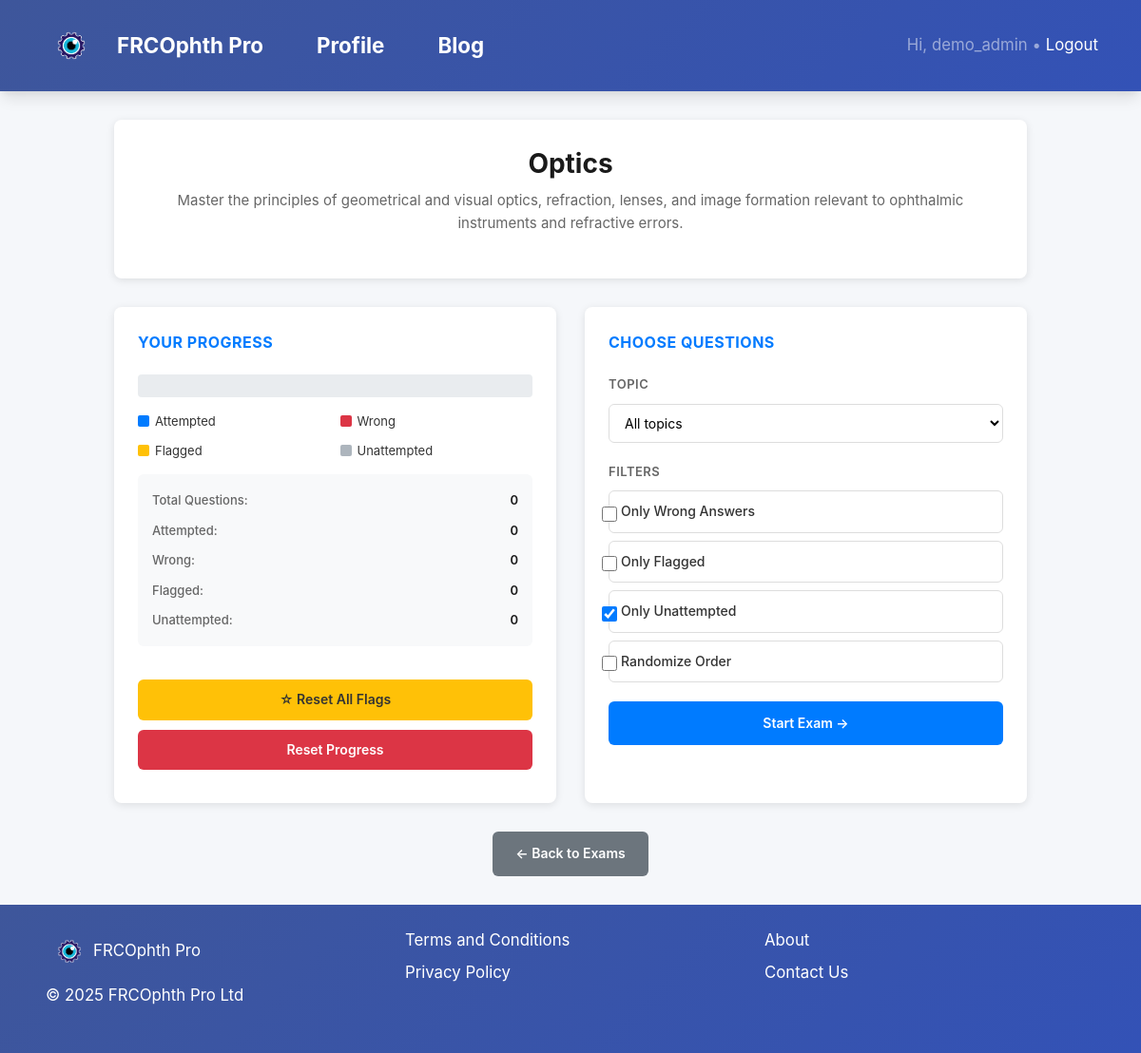
Screenshot of /Quizzes/1/select/ (signed in) with the database file from the repository.
### Quizzes/models.py (models this page shows, shortened)
class Quiz(models.Model):
    title = models.CharField(max_length=200)
    slug = models.SlugField(unique=True)
    description = models.TextField(blank=True)
    time_limit = models.PositiveIntegerField(null=True, blank=True)
    image = models.ImageField(upload_to="quiz_images/", null=True, blank=True)
    created_at = models.DateTimeField(auto_now_add=True)
    display_order = models.PositiveIntegerField(default=0)
    class Meta:
        verbose_name_plural = "Quizzes"
        ordering = ["display_order", "-title"]

### Quizzes/views.py (the view)
# urls.py: path("<int:quiz_id>/select/", views.select_questions, name="select_questions"),
@login_required
def select_questions(request, quiz_id):
    quiz = get_object_or_404(Quiz, id=quiz_id)
    attempt = _get_attempt(request.user, quiz)
    answers = attempt.extra_data.get("answers", {})
    flagged = set(attempt.extra_data.get("flagged", []))
    stats = {
        "total": quiz.questions.count(),
        "attempted": len(answers),
        "wrong": sum(
            1 for d in answers.values() if isinstance(d, dict) and not d.get("is_correct")
        ),
        "flagged": len(flagged),
        "unattempted": max(0, quiz.questions.count() - len(answers)),
    }
    topics = (
        quiz.questions.filter(category__isnull=False)
        .values_list("category__name", flat=True)
        .distinct()
        .order_by("category__name")
    )
    has_queue = bool(request.session.get(f"quiz_{quiz.id}_queue"))
    return render(
        request,
        "Quizzes/select_questions.html",
        {"quiz": quiz, "topics": topics, "stats": stats, "has_queue": has_queue},
    )

### Quizzes/views.py (called while the page is built)
def _get_attempt(user, quiz) -> Attempt:
    attempt, _ = Attempt.objects.get_or_create(
        user=user, quiz=quiz, defaults={"score": 0, "extra_data": {}}
    )
    if attempt.extra_data is None:
        attempt.extra_data = {}
    attempt.extra_data.setdefault("answers", {})
    attempt.extra_data.setdefault("flagged", [])
    attempt.save()
    return attempt

### Quizzes/templates/Quizzes/select_questions.html (shortened to what this page needs)
{% extends "Quizzes/base.html" %}
{% load static %}
{% block content %}
<div class="page-container">
  <div class="header-section">
    <h1 class="quiz-title">{{ quiz.title }}</h1>
    {% if quiz.description %}
      <p class="quiz-description">{{ quiz.description }}</p>
    {% endif %}
  </div>
  <div class="content-grid">
    <div class="card">
      <div class="card-title">Your Progress</div>
      <div class="progress-section">
        <div class="progress-bar-container">
        </div>
        <div style="display: grid; grid-template-columns: 1fr 1fr; gap: 10px; margin-bottom: 15px; font-size: 13px;">
          <div style="display: flex; align-items: center; gap: 6px;">
            <div style="width: 12px; height: 12px; background: #007bff; border-radius: 2px;"></div>
            <span>Attempted</span>
          </div>
          <div style="display: flex; align-items: center; gap: 6px;">
            <div style="width: 12px; height: 12px; background: #dc3545; border-radius: 2px;"></div>
            <span>Wrong</span>
          </div>
          <div style="display: flex; align-items: center; gap: 6px;">
            <div style="width: 12px; height: 12px; background: #ffc107; border-radius: 2px;"></div>
            <span>Flagged</span>
          </div>
          <div style="display: flex; align-items: center; gap: 6px;">
            <div style="width: 12px; height: 12px; background: #adb5bd; border-radius: 2px;"></div>
            <span>Unattempted</span>
          </div>
        </div>
        <div id="stats-summary" class="stats-summary">
          <div class="stat-line">
            <span class="stat-label">Total Questions:</span>
            <span class="stat-value" id="total-count">0</span>
          </div>
          <div class="stat-line">
            <span class="stat-label">Attempted:</span>
            <span class="stat-value" id="attempted-count">0</span>
          </div>
          <div class="stat-line">
            <span class="stat-label">Wrong:</span>
            <span class="stat-value" id="wrong-count">0</span>
          </div>
          <div class="stat-line">
            <span class="stat-label">Flagged:</span>
            <span class="stat-value" id="flagged-count">0</span>
          </div>
          <div class="stat-line">
            <span class="stat-label">Unattempted:</span>
            <span class="stat-value" id="unattempted-count">0</span>
          </div>
        </div>
      </div>
      <button type="button" class="btn-reset-flags" onclick="openResetFlagsModal()">☆ Reset All Flags</button>
      <form method="post" action="{% url 'Quizzes:reset_progress' quiz.id %}" style="margin: 0;">
        <button type="button" class="btn-reset" onclick="openResetModal()">Reset Progress</button>
      </form>
    </div>
    <div class="card">
      <div class="card-title">Choose Questions</div>
      <form id="filter-form">
        <div class="filter-group">
          <label class="filter-label-text">Topic</label>
          <select name="topic" id="topic" class="topic-select">
            <option value="">All topics</option>
          </select>
        </div>
        <div class="filter-group">
          <label class="filter-label-text">Filters</label>
          <div class="checkbox-item">
            <input class="form-check-input" type="checkbox" name="only_wrong" value="1" id="only_wrong">
            <label for="only_wrong">Only Wrong Answers</label>
          </div>
          <div class="checkbox-item">
            <input class="form-check-input" type="checkbox" name="only_flagged" value="1" id="only_flagged">
            <label for="only_flagged">Only Flagged</label>
          </div>
          <div class="checkbox-item">
            <input class="form-check-input" type="checkbox" name="only_unattempted" value="1" id="only_unattempted" checked>
            <label for="only_unattempted">Only Unattempted</label>
          </div>
          <div class="checkbox-item">
            <input class="form-check-input" type="checkbox" name="random" value="1" id="random">
            <label for="random">Randomize Order</label>
          </div>
        </div>
        <div class="action-buttons">
          <a href="#" id="start-quiz-btn" class="btn-primary">Start Exam →</a>
        </div>
      </form>
    </div>
  </div>
  <div class="footer-section">
    <a href="{% url 'Quizzes:home' %}" class="back-btn">← Back to Exams</a>
  </div>
</div>
{% endblock %}

### Quizzes/templates/Quizzes/base.html (shortened to what this page needs)
{% load static %}
<!doctype html>
<html lang="en">
  <head>
    <link rel="stylesheet" href="https://cdnjs.cloudflare.com/ajax/libs/twitter-bootstrap/4.5.2/css/bootstrap.min.css"/>
    <link rel="stylesheet" href="https://cdnjs.cloudflare.com/ajax/libs/font-awesome/6.0.0/css/all.min.css">
  </head>
  <body>
    <nav class="navbar navbar-expand-lg navbar-dark" style="background: var(--gradient); box-shadow: var(--shadow);">
      <div class="container">
       <a class="navbar-brand flex items-center" href="{% url 'Quizzes:home' %}">
          <img src="{% static 'img/logo.png' %}" alt="FRCOphth Pro" style="height: 60px; width: auto;" />
          <span class="ml-2 text-white font-semibold text-xl">FRCOphth Pro</span>
      </a>
      <li class="nav-item">
        <a class="navbar-brand flex items-center" href="{% url 'Quizzes:profile' %}" style="padding-left:40px;">
           Profile
        </a>
      </li>
      <li class="nav-item">
        <a class="navbar-brand flex items-center" style="padding-left:40px;" href="{% url 'Quizzes:blog_index' %}">
           Blog
        </a>
      </li>
        <div class="ml-auto text-white-50">
          {% if user.is_authenticated %}
            Hi, {{ user.username }} • <a class="text-white" href="{% url 'logout' %}">Logout</a>
          {% else %}
            <a class="text-white" href="{% url 'login' %}">Login</a>
          {% endif %}
        </div>
      </div>
    </nav>
    <main class="container-fluid px-0" style="min-height:70vh;">
      {% block content %}
      {% endblock %}
    </main>
          <footer class="footer-wrapper py-4" style="background: var(--gradient); color: #fff;">
            <div class="container-fluid px-md-5">
              <div class="row align-items-start">
                <div class="col-md-4 mb-4 d-flex flex-column align-items-start gap-2">
                  <div class="d-flex align-items-center">
                    <img src="{% static 'img/logo.png' %}" alt="FRCOphth Pro" style="height: 50px; width: auto;" />
                    <span class="ms-2 fw-semibold fs-5">FRCOphth Pro</span>
                  </div>
                  <p class="mt-2 mb-0">&copy; 2025 FRCOphth Pro Ltd</p>
                </div>
                <div class="col-md-4 mb-4 d-flex flex-column align-items-start gap-2">
                  <ul class="list-unstyled mb-0">
                    <li class="mb-2">
                      <a href="{% url 'Quizzes:terms' %}" class="text-white text-decoration-none">Terms and Conditions</a>
                    </li>
                    <li>
                      <a href="{% url 'Quizzes:privacy' %}" class="text-white text-decoration-none">Privacy Policy</a>
                    </li>
                  </ul>
                </div>
                <div class="col-md-4 mb-4 d-flex flex-column align-items-start gap-2">
                  <ul class="list-unstyled mb-0">
                    <li class="mb-2">
                      <a href="{% url 'Quizzes:about' %}" class="text-white text-decoration-none">About</a>
                    </li>
                    <li>
                      <a href="mailto:support@frcophthpro.com" class="text-white text-decoration-none">Contact Us</a>
                    </li>
                  </ul>
                </div>
              </div>
            </div>
          </footer>
  </body>
</html>

### Quizzes/templates/Quizzes/select_questions.html (style rules this page uses)
* { margin: 0; padding: 0; box-sizing: border-box; }
body { background: #f5f7fa; font-family: -apple-system, BlinkMacSystemFont, 'Segoe UI', Roboto, 'Helvetica Neue', Arial, sans-serif; color: #333; }
.page-container { max-width: 1000px; margin: 0 auto; padding: 30px 20px; }
.header-section { background: white; border-radius: 8px; box-shadow: 0 2px 8px rgba(0, 0, 0, 0.1); padding: 30px; margin-bottom: 30px; text-align: center; }
.quiz-title { font-size: 28px; font-weight: 700; color: #1a1a1a; margin-bottom: 10px; }
.quiz-description { font-size: 15px; color: #666; line-height: 1.6; }
.content-grid { display: grid; grid-template-columns: 1fr 1fr; gap: 30px; margin-bottom: 30px; }
.card { background: white; border-radius: 8px; box-shadow: 0 2px 8px rgba(0, 0, 0, 0.1); padding: 25px; }
.card-title { font-size: 16px; font-weight: 700; color: #007bff; text-transform: uppercase; letter-spacing: 0.5px; margin-bottom: 20px; }
.progress-section { margin-bottom: 20px; }
.progress-bar-container { background: #e9ecef; border-radius: 4px; height: 24px; overflow: hidden; display: flex; margin-bottom: 15px; }
.stats-summary { background: #f8f9fa; border-radius: 6px; padding: 12px 15px; font-size: 13px; line-height: 1.8; margin-bottom: 15px; }
.stat-line { display: flex; justify-content: space-between; padding: 4px 0; }
.stat-label { color: #666; }
.stat-value { font-weight: 600; color: #1a1a1a; }
.btn-reset { background: #dc3545; color: white; border: none; padding: 10px 20px; border-radius: 6px; font-weight: 600; font-size: 14px; cursor: pointer; width: 100%; transition: all 0.2s ease; margin-bottom: 10px; }
.btn-reset-flags { background: #ffc107; color: #333; border: none; padding: 10px 20px; border-radius: 6px; font-weight: 600; font-size: 14px; cursor: pointer; width: 100%; transition: all 0.2s ease; margin-bottom: 10px; }
.filter-group { margin-bottom: 20px; }
.filter-label-text { display: block; font-size: 13px; font-weight: 600; color: #666; text-transform: uppercase; letter-spacing: 0.5px; margin-bottom: 10px; }
.topic-select { width: 100%; padding: 10px 12px; border: 1px solid #ddd; border-radius: 6px; font-size: 14px; background: white; cursor: pointer; transition: all 0.2s ease; }
.checkbox-item { display: flex; align-items: center; padding: 10px 12px; border: 1px solid #ddd; border-radius: 6px; margin-bottom: 8px; cursor: pointer; transition: all 0.2s ease; background: white; }
.checkbox-item input[type="checkbox"] { width: 16px; height: 16px; cursor: pointer; margin-right: 10px; accent-color: #007bff; }
.checkbox-item label { cursor: pointer; font-size: 14px; font-weight: 500; margin: 0; }
.action-buttons { display: flex; gap: 10px; margin-top: 20px; }
.btn-primary { flex: 1; background: #007bff; color: white; border: none; padding: 12px 20px; border-radius: 6px; font-weight: 600; font-size: 14px; cursor: pointer; text-decoration: none; display: inline-flex; align-items: center; justify-content: center; transition: all 0.2s ease; }
.back-btn { display: inline-block; background: #6c757d; color: white; padding: 12px 24px; border-radius: 6px; font-weight: 600; font-size: 14px; text-decoration: none; transition: all 0.2s ease; }
.footer-section { text-align: center; margin-top: 30px; }

### rows the page displays
Quiz: title "Optics", description "Master the principles of geometrical and visual optics, refraction, lenses, and image formation relevant to ophthalmic instruments and refractive errors."

### other values shown
{{ user.username }} "demo_admin"
